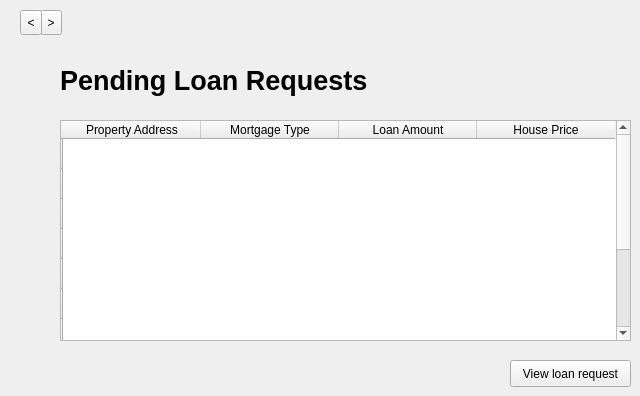
         <widget class="QWidget" name="fiplr1_page">
          <widget class="QToolButton" name="next_2">
           <property name="geometry">
            <rect>
             <x>40</x>
             <y>10</y>
             <width>22</width>
             <height>25</height>
            </rect>
           </property>
           <property name="text">
            <string>&gt;</string>
           </property>
          </widget>
          <widget class="QLabel" name="fiplr1_pending_loan_requests_label">
           <property name="geometry">
            <rect>
             <x>60</x>
             <y>60</y>
             <width>401</width>
             <height>41</height>
            </rect>
           </property>
           <property name="font">
            <font>
             <pointsize>20</pointsize>
             <weight>75</weight>
             <bold>true</bold>
            </font>
           </property>
           <property name="text">
            <string>Pending Loan Requests</string>
           </property>
          </widget>
          <widget class="QTableWidget" name="fiplr1_loan_requests_table">
           <property name="enabled">
            <bool>true</bool>
           </property>
           <property name="geometry">
            <rect>
             <x>60</x>
             <y>120</y>
             <width>571</width>
             <height>221</height>
            </rect>
           </property>
           <property name="maximumSize">
            <size>
             <width>800</width>
             <height>16777215</height>
            </size>
           </property>
           <property name="toolTip">
            <string>&lt;html&gt;&lt;head/&gt;&lt;body&gt;&lt;p&gt;&lt;br/&gt;&lt;/p&gt;&lt;/body&gt;&lt;/html&gt;</string>
           </property>
           <property name="editTriggers">
            <set>QAbstractItemView::NoEditTriggers</set>
           </property>
           <property name="dragEnabled">
            <bool>false</bool>
           </property>
           <property name="selectionMode">
            <enum>QAbstractItemView::SingleSelection</enum>
           </property>
           <property name="selectionBehavior">
            <enum>QAbstractItemView::SelectRows</enum>
           </property>
           <property name="showGrid">
            <bool>false</bool>
           </property>
           <property name="wordWrap">
            <bool>false</bool>
           </property>
           <attribute name="horizontalHeaderDefaultSectionSize">
            <number>138</number>
           </attribute>
           <attribute name="verticalHeaderDefaultSectionSize">
            <number>30</number>
           </attribute>
           <row>
            <property name="text">
             <string/>
            </property>
           </row>
           <row>
            <property name="text">
             <string/>
            </property>
           </row>
           <row>
            <property name="text">
             <string/>
            </property>
           </row>
           <row>
            <property name="text">
             <string/>
            </property>
           </row>
           <row>
            <property name="text">
             <string/>
            </property>
           </row>
           <row>
            <property name="text">
             <string/>
            </property>
           </row>
           <row>
            <property name="text">
             <string/>
            </property>
           </row>
           <row>
            <property name="text">
             <string/>
            </property>
           </row>
           <row>
            <property name="text">
             <string/>
            </property>
           </row>
           <row>
            <property name="text">
             <string/>
            </property>
           </row>
           <column>
            <property name="text">
             <string>Property Address</string>
            </property>
            <property name="font">
             <font>
              <kerning>true</kerning>
             </font>
            </property>
           </column>
           <column>
            <property name="text">
             <string>Mortgage Type</string>
            </property>
           </column>
           <column>
            <property name="text">
             <string>Loan Amount</string>
            </property>
           </column>
           <column>
            <property name="text">
             <string>House Price</string>
            </property>
           </column>
           <item row="0" column="0">
            <property name="text">
             <string/>
            </property>
           </item>
           <item row="0" column="1">
            <property name="text">
             <string/>
            </property>
           </item>
           <item row="0" column="2">
            <property name="text">
             <string/>
            </property>
           </item>
           <item row="0" column="3">
            <property name="text">
             <string/>
            </property>
           </item>
          </widget>
          <widget class="QPushButton" name="fiplr1_view_loan_request_pushbutton">
           <property name="geometry">
            <rect>
             <x>510</x>
             <y>360</y>
             <width>121</width>
             <height>27</height>
            </rect>
           </property>
           <property name="text">
            <string>View loan request</string>
           </property>
          </widget>
          <widget class="QToolButton" name="prev_2">
           <property name="geometry">
            <rect>
             <x>20</x>
             <y>10</y>
             <width>22</width>
             <height>25</height>
            </rect>
           </property>
           <property name="text">
            <string>&lt;</string>
           </property>
          </widget>
         </widget>
